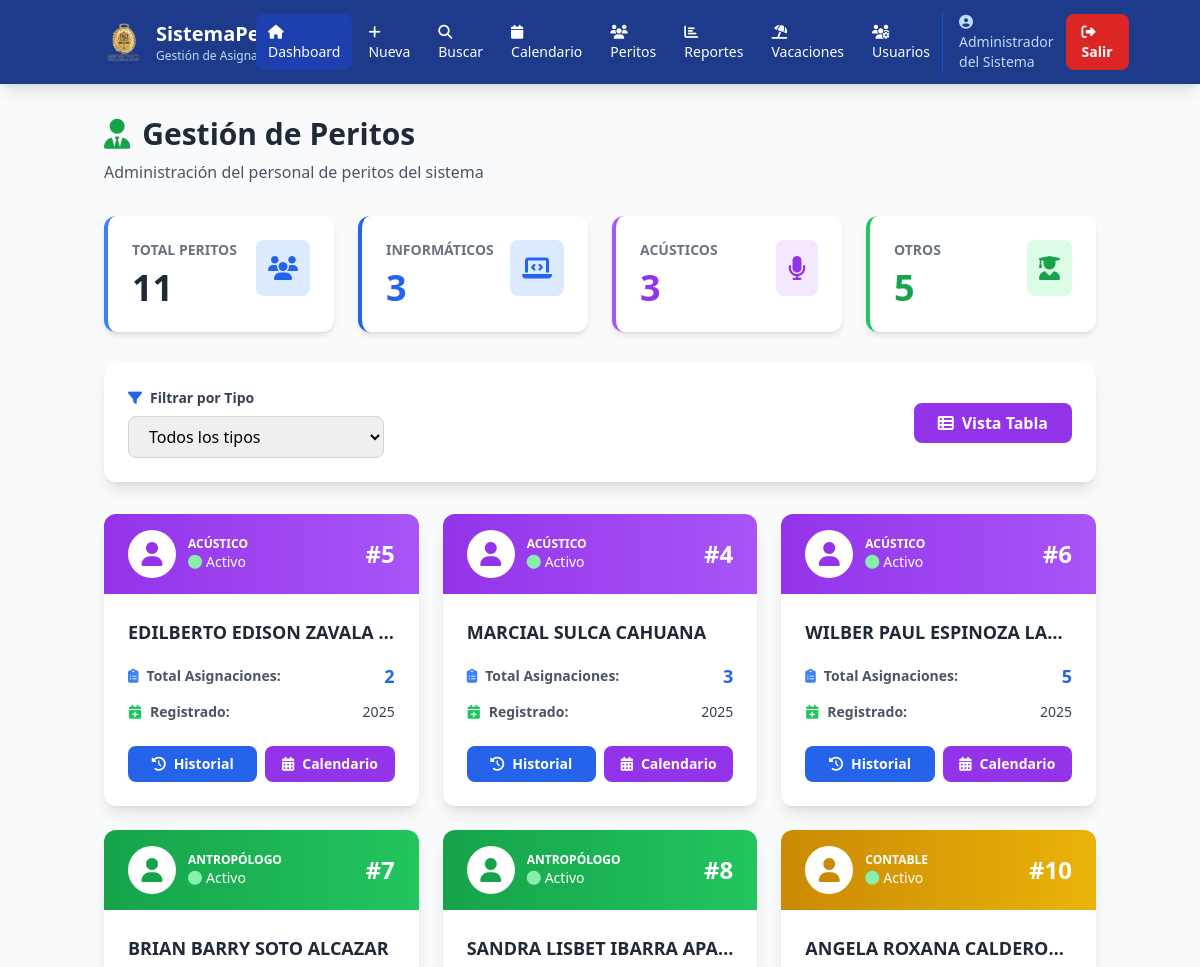
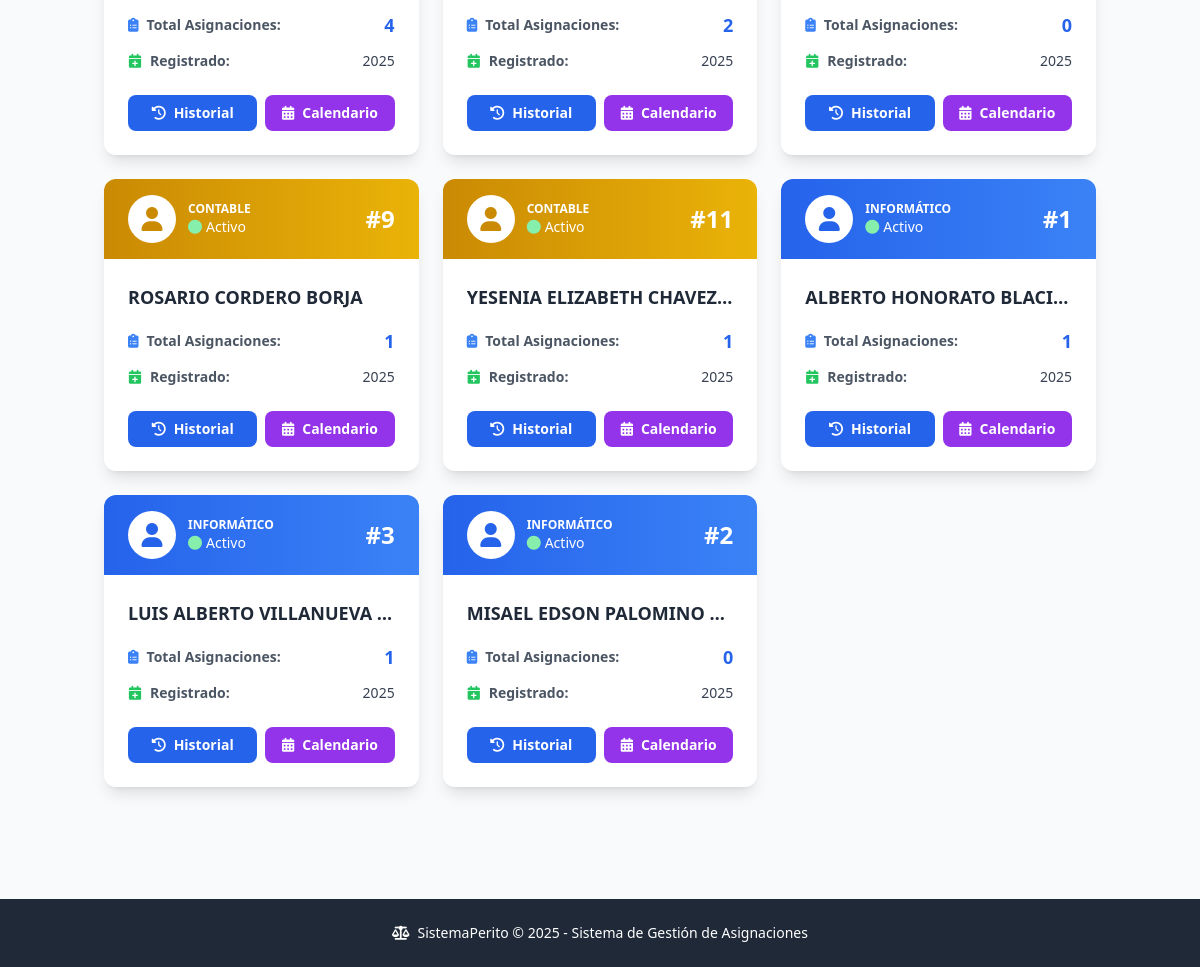
/peritos (signed in), run on the app's committed database (2 pictures, top to bottom).
### tables this page shows
CREATE TABLE peritos (
            id INTEGER PRIMARY KEY AUTOINCREMENT,
            nombre_completo TEXT NOT NULL,
            tipo TEXT NOT NULL,
            estado TEXT DEFAULT 'Activo',
            fecha_creacion TIMESTAMP DEFAULT CURRENT_TIMESTAMP
        );

### app.py (the view)
@app.route('/peritos')
@login_required  # ← AGREGAR
def peritos():
    conn = sqlite3.connect('database.db')
    cursor = conn.cursor()
    cursor.execute('SELECT * FROM peritos ORDER BY tipo, nombre_completo')
    peritos_list = []
    for row in cursor.fetchall():
        cursor.execute('SELECT COUNT(*) FROM asignaciones WHERE perito_id = ?', (row[0],))
        total_asignaciones = cursor.fetchone()[0]
        peritos_list.append({
            'id': row[0],
            'nombre': row[1],
            'tipo': row[2],
            'estado': row[3],
            'total_asignaciones': total_asignaciones
        })
    conn.close()
    return render_template('core/peritos.html', peritos=peritos_list)

### app.py (called while the page is built)
def login_required(f):
    @wraps(f)
    def decorated_function(*args, **kwargs):
        if 'usuario_id' not in session:
            return redirect(url_for('login'))
        return f(*args, **kwargs)
    return decorated_function

### templates/core/peritos.html (shortened to what this page needs)
<!DOCTYPE html>
<html lang="es">
<head>
    <script src="https://cdn.tailwindcss.com"></script>
    <link rel="stylesheet" href="https://cdnjs.cloudflare.com/ajax/libs/font-awesome/6.4.0/css/all.min.css">
</head>
<body class="bg-gray-50">
    <nav class="bg-blue-900 text-white shadow-lg">
        <div class="container mx-auto px-4">
            <div class="flex justify-between items-center py-3">
                <div class="flex items-center space-x-3">
                    <img src="{{ url_for('static', filename='imagenes/logompo.png') }}" alt="Logo" class="w-10 h-10 object-contain">
                    <div class="hidden md:block">
                        <h1 class="text-xl font-bold">SistemaPerito</h1>
                        <p class="text-xs text-blue-200">Gestión de Asignaciones</p>
                    </div>
                </div>
                <div class="flex items-center space-x-1">
                    <a href="/" class="px-3 py-2 bg-blue-800 rounded-lg hover:bg-blue-700 transition text-sm">
                        <i class="fas fa-home mr-1"></i>Dashboard
                    </a>
                    <a href="/nuevo" class="px-3 py-2 rounded-lg hover:bg-blue-800 transition text-sm">
                        <i class="fas fa-plus mr-1"></i>Nueva
                    </a>
                    <a href="/buscar" class="px-3 py-2 rounded-lg hover:bg-blue-800 transition text-sm">
                        <i class="fas fa-search mr-1"></i>Buscar
                    </a>
                    <a href="/calendario" class="px-3 py-2 rounded-lg hover:bg-blue-800 transition text-sm">
                        <i class="fas fa-calendar mr-1"></i>Calendario
                    </a>
                    <a href="/peritos" class="px-3 py-2 rounded-lg hover:bg-blue-800 transition text-sm">
                        <i class="fas fa-users mr-1"></i>Peritos
                    </a>
                    <a href="/reportes" class="px-3 py-2 rounded-lg hover:bg-blue-800 transition text-sm">
                        <i class="fas fa-chart-bar mr-1"></i>Reportes
                    </a>
                    <a href="/vacaciones" class="px-3 py-2 rounded-lg hover:bg-blue-800 transition text-sm">
                        <i class="fas fa-umbrella-beach mr-1"></i>Vacaciones
                    </a>
                    {% if session.rol == 'admin' %}
                    <a href="/usuarios" class="px-3 py-2 rounded-lg hover:bg-blue-800 transition text-sm">
                        <i class="fas fa-users-cog mr-1"></i>Usuarios
                    </a>
                    {% endif %}
                </div>
                <div class="flex items-center space-x-3 border-l border-blue-700 pl-4">
                    <span class="text-sm text-blue-200 hidden md:block">
                        <i class="fas fa-user-circle mr-1"></i>{{ session.nombre_completo or session.usuario }}
                    </span>
                    <a href="/logout" class="px-4 py-2 bg-red-600 rounded-lg hover:bg-red-700 transition text-sm font-semibold">
                        <i class="fas fa-sign-out-alt mr-1"></i>Salir
                    </a>
                </div>
            </div>
        </div>
    </nav>
    <div class="container mx-auto px-4 py-8">
        <div class="mb-8 fade-in">
            <h2 class="text-3xl font-bold text-gray-800 mb-2">
                <i class="fas fa-user-tie text-green-600 mr-3"></i>Gestión de Peritos
            </h2>
            <p class="text-gray-600">Administración del personal de peritos del sistema</p>
        </div>
        <div class="grid grid-cols-1 md:grid-cols-4 gap-6 mb-8">
            <div class="bg-white rounded-xl shadow-md p-6 border-l-4 border-blue-500 fade-in">
                <div class="flex justify-between items-start">
                    <div>
                        <p class="text-gray-500 text-sm font-semibold uppercase">Total Peritos</p>
                        <p class="text-4xl font-bold text-gray-800 mt-2" id="totalPeritos">{{ peritos|length }}</p>
                    </div>
                    <div class="bg-blue-100 p-3 rounded-lg">
                        <i class="fas fa-users text-2xl text-blue-600"></i>
                    </div>
                </div>
            </div>
            <div class="bg-white rounded-xl shadow-md p-6 border-l-4 border-blue-600 fade-in" style="animation-delay: 0.1s">
                <div class="flex justify-between items-start">
                    <div>
                        <p class="text-gray-500 text-sm font-semibold uppercase">Informáticos</p>
                        <p class="text-4xl font-bold text-blue-600 mt-2" id="totalInformaticos">0</p>
                    </div>
                    <div class="bg-blue-100 p-3 rounded-lg">
                        <i class="fas fa-laptop-code text-2xl text-blue-600"></i>
                    </div>
                </div>
            </div>
            <div class="bg-white rounded-xl shadow-md p-6 border-l-4 border-purple-500 fade-in" style="animation-delay: 0.2s">
                <div class="flex justify-between items-start">
                    <div>
                        <p class="text-gray-500 text-sm font-semibold uppercase">Acústicos</p>
                        <p class="text-4xl font-bold text-purple-600 mt-2" id="totalAcusticos">0</p>
                    </div>
                    <div class="bg-purple-100 p-3 rounded-lg">
                        <i class="fas fa-microphone text-2xl text-purple-600"></i>
                    </div>
                </div>
            </div>
            <div class="bg-white rounded-xl shadow-md p-6 border-l-4 border-green-500 fade-in" style="animation-delay: 0.3s">
                <div class="flex justify-between items-start">
                    <div>
                        <p class="text-gray-500 text-sm font-semibold uppercase">Otros</p>
                        <p class="text-4xl font-bold text-green-600 mt-2" id="totalOtros">0</p>
                    </div>
                    <div class="bg-green-100 p-3 rounded-lg">
                        <i class="fas fa-user-graduate text-2xl text-green-600"></i>
                    </div>
                </div>
            </div>
        </div>
        <div class="bg-white rounded-xl shadow-lg p-6 mb-8 fade-in">
            <div class="flex flex-col md:flex-row justify-between items-start md:items-center space-y-4 md:space-y-0">
                <div class="flex-1 w-full md:w-auto">
                    <label class="block text-sm font-semibold text-gray-700 mb-2">
                        <i class="fas fa-filter text-blue-600 mr-2"></i>Filtrar por Tipo
                    </label>
                    <select id="filtroTipo"
                            onchange="filtrarPeritos()"
                            class="w-full md:w-64 px-4 py-2 border border-gray-300 rounded-lg focus:ring-2 focus:ring-blue-500 transition">
                        <option value="">Todos los tipos</option>
                    </select>
                </div>
                <div class="flex space-x-3">
                    <button onclick="toggleVista()"
                            id="btnVista"
                            class="px-6 py-2 bg-purple-600 text-white font-semibold rounded-lg hover:bg-purple-700 transition">
                        <i class="fas fa-th-list mr-2"></i>Vista Tabla
                    </button>
                </div>
            </div>
        </div>
        <div id="vistaCards" class="grid grid-cols-1 md:grid-cols-2 lg:grid-cols-3 gap-6 mb-8">
            {% for perito in peritos %}
            <div class="perito-card bg-white rounded-xl shadow-lg overflow-hidden fade-in perito-item"
                 data-tipo="{{ perito.tipo }}"
                 style="animation-delay: {{ loop.index * 0.05 }}s">
                <div class="bg-gradient-to-r
                    {% if perito.tipo == 'Informático' %}from-blue-600 to-blue-500
                    {% elif perito.tipo == 'Acústico' %}from-purple-600 to-purple-500
                    {% elif perito.tipo == 'Antropólogo' %}from-green-600 to-green-500
                    {% else %}from-yellow-600 to-yellow-500{% endif %}
                    px-6 py-4">
                    <div class="flex items-center justify-between">
                        <div class="flex items-center space-x-3">
                            <div class="w-12 h-12 bg-white rounded-full flex items-center justify-center">
                                <i class="fas fa-user text-2xl
                                    {% if perito.tipo == 'Informático' %}text-blue-600
                                    {% elif perito.tipo == 'Acústico' %}text-purple-600
                                    {% elif perito.tipo == 'Antropólogo' %}text-green-600
                                    {% else %}text-yellow-600{% endif %}"></i>
                            </div>
                            <div>
                                <p class="text-white text-xs font-semibold uppercase">{{ perito.tipo }}</p>
                                <p class="text-white text-sm">
                                    {% if perito.estado == 'Activo' %}
                                        <i class="fas fa-circle text-green-300 mr-1"></i>Activo
                                    {% else %}
                                        <i class="fas fa-circle text-red-300 mr-1"></i>Inactivo
                                    {% endif %}
                                </p>
                            </div>
                        </div>
                        <div class="text-white text-2xl font-bold">
                            #{{ perito.id }}
                        </div>
                    </div>
                </div>
                <div class="p-6">
                    <h3 class="text-lg font-bold text-gray-800 mb-4 truncate" title="{{ perito.nombre }}">
                        {{ perito.nombre }}
                    </h3>
                    <div class="space-y-3">
                        <div class="flex justify-between items-center">
                            <span class="text-sm text-gray-600 font-semibold">
                                <i class="fas fa-clipboard-list text-blue-500 mr-2"></i>Total Asignaciones:
                            </span>
                            <span class="text-lg font-bold text-blue-600">{{ perito.total_asignaciones }}</span>
                        </div>
                        <div class="flex justify-between items-center">
                            <span class="text-sm text-gray-600 font-semibold">
                                <i class="fas fa-calendar-plus text-green-500 mr-2"></i>Registrado:
                            </span>
                            <span class="text-sm text-gray-700">{{ perito.fecha_creacion or '2025' }}</span>
                        </div>
                    </div>
                    <div class="mt-6 flex space-x-2">
                        <button onclick="verHistorial({{ perito.id }}, '{{ perito.nombre }}')"
                                class="flex-1 px-4 py-2 bg-blue-600 text-white rounded-lg hover:bg-blue-700 transition text-sm font-semibold">
                            <i class="fas fa-history mr-2"></i>Historial
                        </button>
                        <button onclick="verCalendario({{ perito.id }}, '{{ perito.nombre }}')"
                                class="flex-1 px-4 py-2 bg-purple-600 text-white rounded-lg hover:bg-purple-700 transition text-sm font-semibold">
                            <i class="fas fa-calendar-alt mr-2"></i>Calendario
                        </button>
                    </div>
                </div>
            </div>
            {% endfor %}
        </div>
    </div>
    <footer class="bg-gray-800 text-white mt-12 py-6">
        <div class="container mx-auto px-4 text-center">
            <p class="text-sm">
                <i class="fas fa-balance-scale mr-2"></i>SistemaPerito © 2025 - Sistema de Gestión de Asignaciones
            </p>
        </div>
    </footer>
</body>
</html>

### templates/core/peritos.html (style rules this page uses)
.fade-in { animation: fadeIn 0.5s ease-out; }
.perito-card { transition: all 0.3s ease; }

### data on the page
peritos: tipo "ACÚSTICO", estado "Activo" (drawn), id "5", nombre "EDILBERTO EDISON ZAVALA…", total_asignaciones "2", fecha_creacion "2025"
peritos: tipo "ACÚSTICO", estado "Activo" (drawn), id "4", nombre "MARCIAL SULCA CAHUANA", total_asignaciones "3", fecha_creacion "2025"
peritos: tipo "ACÚSTICO", estado "Activo" (drawn), id "6", nombre "WILBER PAUL ESPINOZA LA…", total_asignaciones "5", fecha_creacion "2025"
peritos: tipo "ANTROPÓLOGO", estado "Activo" (drawn), id "7", nombre "BRIAN BARRY SOTO ALCAZAR", total_asignaciones "4", fecha_creacion "2025"
peritos: tipo "ANTROPÓLOGO", estado "Activo" (drawn), id "8", nombre "SANDRA LISBET IBARRA APA…", total_asignaciones "2", fecha_creacion "2025"
peritos: tipo "CONTABLE", estado "Activo" (drawn), id "10", nombre "ANGELA ROXANA CALDERO…", total_asignaciones "0", fecha_creacion "2025"
peritos: tipo "CONTABLE", estado "Activo" (drawn), id "9", nombre "ROSARIO CORDERO BORJA", total_asignaciones "1", fecha_creacion "2025"
peritos: tipo "CONTABLE", estado "Activo" (drawn), id "11", nombre "YESENIA ELIZABETH CHAVEZ…", total_asignaciones "1", fecha_creacion "2025"
peritos: tipo "INFORMÁTICO", estado "Activo" (drawn), id "1", nombre "ALBERTO HONORATO BLACI…", total_asignaciones "1", fecha_creacion "2025"
peritos: tipo "INFORMÁTICO", estado "Activo" (drawn), id "3", nombre "LUIS ALBERTO VILLANUEVA…", total_asignaciones "1", fecha_creacion "2025"
peritos: tipo "INFORMÁTICO", estado "Activo" (drawn), id "2", nombre "MISAEL EDSON PALOMINO…", total_asignaciones "0", fecha_creacion "2025"

### other printed values
{{ session.nombre_completo or session.usuario }} "Administrador del Sistema"
{{ peritos|length }} "11"
